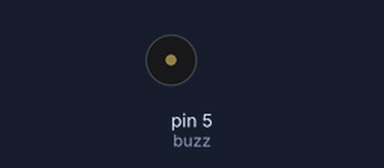
A sketch run on a simulated Arduino Uno, built with avr-gcc and run on an emulated ATmega328P. Shown: buzzer (waves = sounding).

Above: at 0.1 s.
Timing chart, 0 to 1.6 s (numbered marks = the images above):
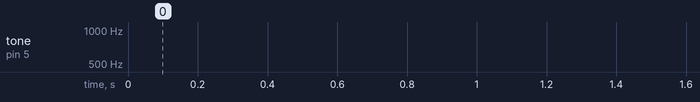

The sketch:

Buzzer_sirena_ONE_A.ino
```cpp
/*
   Buzzer melody ONE_А
   Byala Robots Club
   Author: A.Anchev
*/
int buzz = 5; // Buzzer Pin
int j = 3;
int k = 12;
// =============== SETUP ==========
void setup() {
  pinMode(5, OUTPUT);
}
// ============== LOOP ============
void loop() {
  oneA();
}
// -------------- ONE А Melody -----------------
void oneA() {                //This function produces differnt transition on 1st siren.

  // Whoop up
  for (int hz = 440; hz < 1000; hz += 25) {
    tone(buzz, hz, 50);
    delay(5);
  }
  if (j >= 3) {
    digitalWrite(j, HIGH);
    j = j + 1;
    digitalWrite(k, HIGH);
    k = k - 1;
    if (j == 8)
      j = 3;
    if (k == 7)
      k = 12;
  }
  // Whoop down
  for (int hz = 1000; hz > 440; hz -= 25) {
    tone(buzz, hz, 50);
    delay(5);
  }
}
```
